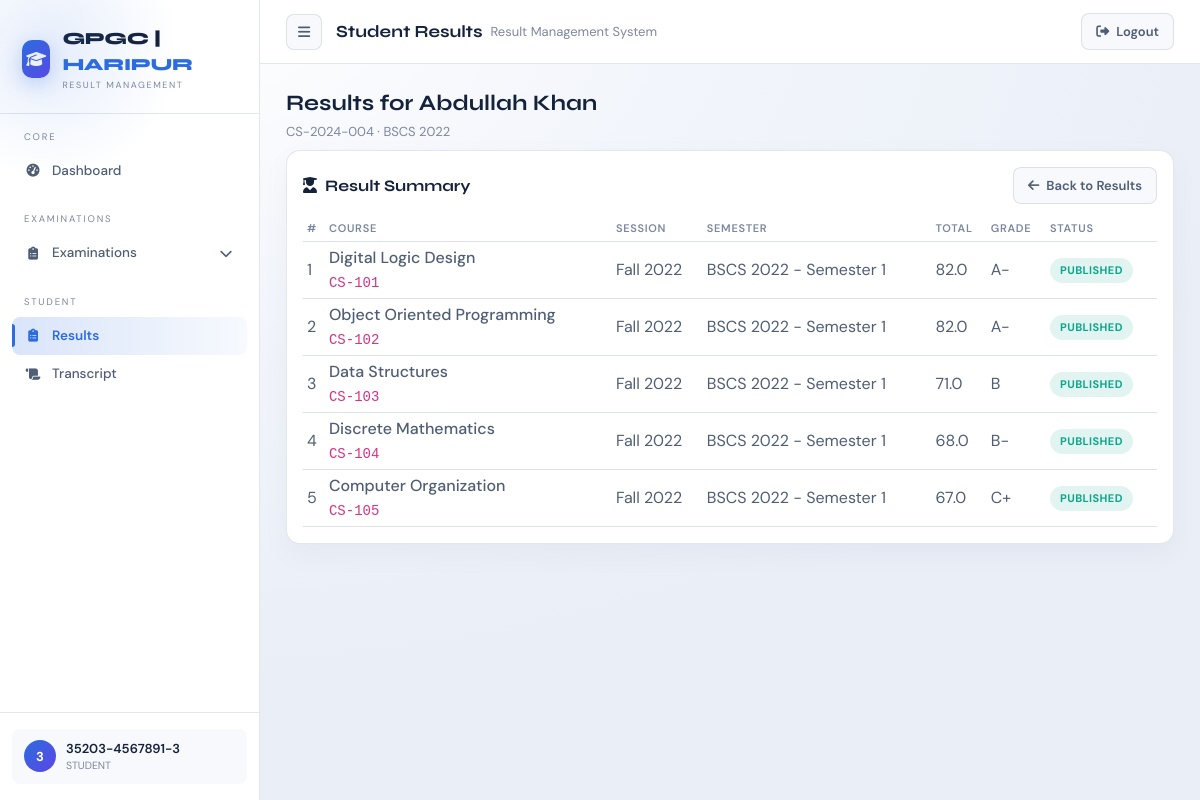
Screenshot of /results/my/ (signed in) with the database file from the repository.
### accounts/models.py (models this page shows, shortened)
class User(AbstractUser):
    department = models.ForeignKey(
        "academics.Department",
        on_delete=models.SET_NULL,
        null=True,
        blank=True,
        related_name="users"
    )
    is_locked = models.BooleanField(default=False)
    def in_group(self, name):
        return self.groups.filter(name=name).exists()
    def is_exam_officer(self):
        return self.in_group("EXAM_OFFICER")
    def is_student(self):
        return self.in_group("STUDENT")

### admission/models.py (models this page shows, shortened)
class Student(models.Model):
    user = models.OneToOneField(
        User,
        on_delete=models.CASCADE,
        related_name="student_profile"
    )
    full_name = models.CharField(max_length=255)
    father_name = models.CharField(max_length=255)
    date_of_birth = models.DateField()
    cnic = models.CharField(max_length=20, unique=True)
    roll_no = models.CharField(max_length=20, unique=True)
    registration_no = models.CharField(max_length=50)
    batch = models.ForeignKey(
        "academics.Batch",
        on_delete=models.CASCADE,
        related_name="students"
    )
    is_active = models.BooleanField(default=True)

### academics/models.py (models this page shows, shortened)
class Batch(models.Model):
    department = models.ForeignKey(
        Department,
        on_delete=models.CASCADE,
        related_name="batches"
    )
    title = models.CharField(max_length=100)  # e.g. "Batch 2024"
    name = models.CharField(max_length=100)  # e.g. "Computer Science Batch 2024"
    start_date = models.DateField()
    program = models.CharField(max_length=100)
    status = models.CharField(max_length=20, default="ACTIVE")
    def __str__(self):
        return f"{self.program} {self.start_date.year}"

class Session(models.Model):
    name = models.CharField(max_length=100)  # Fall 2024
    start_date = models.DateField()
    end_date = models.DateField()
    is_active = models.BooleanField(default=True)
    departments = models.ManyToManyField(
        Department,
        related_name="sessions",
        blank=True,
    )
    batches = models.ManyToManyField(
        Batch,
        related_name="sessions",
        blank=True,
    )

class Semester(models.Model):
    batch = models.ForeignKey(
        Batch,
        on_delete=models.CASCADE,
        related_name="semesters"
    )
    semester_number = models.IntegerField()
    semester_year = models.IntegerField() # as 1st year, 2nd year, etc.
    def __str__(self):
        return f"{self.batch} - Semester {self.semester_number}"

### enrollments/models.py (models this page shows, shortened)
class Enrollment(models.Model):
    class Meta:
        unique_together = ("student", "course_offering")
        indexes = [
            models.Index(fields=["student"]),
            models.Index(fields=["course_offering"]),
        ]
    student = models.ForeignKey(
        "admission.Student",
        on_delete=models.CASCADE,
        related_name="enrollments"
    )
    course_offering = models.ForeignKey(
        "courses.CourseOffering",
        on_delete=models.CASCADE,
        related_name="enrollments"
    )
    date_enrolled = models.DateField(auto_now_add=True)
    class Meta:
        unique_together = ("student", "course_offering")

### courses/models.py (models this page shows, shortened)
class CourseOffering(models.Model):
    class Meta:
        unique_together = ("course", "semester", "session")
        indexes = [
            models.Index(fields=["semester"]),
            models.Index(fields=["session"]),
        ]
    course = models.ForeignKey(
        Course,
        on_delete=models.CASCADE,
        related_name="offerings"
    )
    semester = models.ForeignKey(
        "academics.Semester",
        on_delete=models.CASCADE,
        related_name="course_offerings"
    )
    session = models.ForeignKey(
        "academics.Session",
        on_delete=models.CASCADE,
        related_name="course_offerings"
    )
    instructor_name = models.CharField(max_length=200)

class Course(models.Model):
    COURSE_TYPE_CHOICES = [
        ("Core", "Core"),
        ("Elective", "Elective"),
    ]
    STATUS_CHOICES = [
        ("ACTIVE", "Active"),
        ("INACTIVE", "Inactive"),
    ]
    department = models.ForeignKey(
        "academics.Department",
        on_delete=models.CASCADE,
        related_name="courses"
    )
    course_code = models.CharField(max_length=20)
    course_title = models.CharField(max_length=255)
    credit_hours = models.IntegerField()
    course_type = models.CharField(max_length=20, choices=COURSE_TYPE_CHOICES)  # Core, Elective, etc.
    status = models.CharField(max_length=20, choices=STATUS_CHOICES, default="ACTIVE")

### results/models.py (models this page shows, shortened)
class Result(models.Model):
    class Meta:
        indexes = [
            models.Index(fields=["enrollment"]),
        ]
    enrollment = models.OneToOneField(
        "enrollments.Enrollment",
        on_delete=models.CASCADE,
        related_name="result"
    )
    total_marks = models.FloatField()
    grade = models.CharField(max_length=5)
    grade_point = models.FloatField()
    result_published = models.BooleanField(default=False)
    calculated_at = models.DateTimeField(auto_now=True)

### results/views.py (the view)
# urls.py: path("my/", views.my_results_view, name="my_results"),
@login_required(login_url="accounts:login_page")
@never_cache
def my_results_view(request):
    deny = _require_results_read(request)
    if deny:
        return deny
    if not request.user.is_student():
        return redirect("results:results")
    try:
        student = request.user.student_profile
    except Student.DoesNotExist:
        return redirect("accounts:dashboard")
    return student_results_view(request, student.id)

### accounts/permissions.py (called while the page is built)
def perm_codename(module, action):
    mapping = MODULE_PERMS.get(module)
    if not mapping:
        return None
    app_label, model = mapping
    action_code = ACTION_TO_CODENAME.get(action)
    if not action_code:
        return None
    return app_label, f"{action_code}_{model}"

def can(user, module, action):
    code = perm_codename(module, action)
    if not code:
        return False
    app_label, codename = code
    return user.has_perm(f"{app_label}.{codename}")

### accounts/templatetags/permissions_tags.py (called while the page is built)
@register.simple_tag
def can(user, module, action):
    return can_check(user, module, action)

### results/views.py (called while the page is built)
def _require_results_read(request):
    if not can(request.user, "RESULTS", "read"):
        return redirect("accounts:dashboard")
    return None

### templates/results/student_results.html (shortened to what this page needs)
{% extends "dashboard/layout.html" %}
{% block topbar_display %}Student Results{% endblock %}
{% block dashboard_content %}
<div class="rms-page-head">
    <h2>Results for {{ student.full_name }}</h2>
    <p>{{ student.roll_no }} · {{ student.batch }}</p>
</div>
<div class="rms-card">
    <div class="section-head">
        <h3><i class="fas fa-user-graduate me-2"></i>Result Summary</h3>
        <a class="btn btn-ghost btn-sm" href="{% url 'results:results' %}">
            <i class="fas fa-arrow-left"></i> Back to Results
        </a>
    </div>
    <div class="rms-table-wrap">
        <table class="table table-sm align-middle rms-table mb-0">
            <thead>
                <tr>
                    <th>#</th>
                    <th>Course</th>
                    <th>Session</th>
                    <th>Semester</th>
                    <th>Total</th>
                    <th>Grade</th>
                    <th>Status</th>
                </tr>
            </thead>
            <tbody>
                {% for row in rows %}
                <tr>
                    <td>{{ forloop.counter }}</td>
                    <td>
                        <div class="fw-500">{{ row.enrollment.course_offering.course.course_title }}</div>
                        <div class="rms-muted"><code>{{ row.enrollment.course_offering.course.course_code }}</code></div>
                    </td>
                    <td>{{ row.enrollment.course_offering.session.name }}</td>
                    <td>{{ row.enrollment.course_offering.semester }}</td>
                    <td>{{ row.result.total_marks|default:"—" }}</td>
                    <td>{{ row.result.grade|default:"—" }}</td>
                    <td>
                        {% if row.result and row.result.result_published %}
                        <span class="chip green">Published</span>
                        {% else %}
                        <span class="chip red">Draft</span>
                        {% endif %}
                    </td>
                </tr>
                {% endfor %}
            </tbody>
        </table>
    </div>
</div>
{% endblock %}

### templates/dashboard/layout.html (shortened to what this page needs)
{% extends "base.html" %}
{% load permissions_tags %}
{% block content %}
{% with path=request.path %}
<div class="app-shell" id="appShell">
    <aside class="sidebar">
        <div class="logo-area">
            <div class="logo-icon"><i class="fas fa-graduation-cap"></i></div>
            <div>
                <div class="logo-text">GPGC | <span>HARIPUR</span></div>
                <div class="logo-sub">Result Management</div>
            </div>
        </div>
        <div class="sidebar-nav">
        <div class="nav-section">
            <div class="nav-label">Core</div>
            <a class="nav-item{% if '/accounts/dashboard/' in path %} active{% endif %}"
                href="{% url 'accounts:dashboard' %}">
                <i class="fas fa-gauge-high"></i> Dashboard
            </a>
        </div>
        {% can request.user "BATCHES" "read" as can_batches %}
        {% can request.user "SESSIONS" "read" as can_sessions %}
        {% can request.user "SEMESTERS" "read" as can_semesters %}
        {% can request.user "COURSES" "read" as can_courses %}
        {% can request.user "COURSE_OFFERINGS" "read" as can_offerings %}
        {% can request.user "ENROLLMENTS" "read" as can_enrollments %}
        {% can request.user "STUDENTS" "read" as can_students %}
        {% can request.user "EXAMS" "read" as can_exams %}
        {% can request.user "RESULTS" "read" as can_results %}
        {% if can_exams or can_results %}
        <div class="nav-section">
            <div class="nav-label">Examinations</div>
            <div class="nav-group">
                <div class="nav-item nav-toggle" data-toggle="exams-menu">
                    <span style="display:flex;align-items:center;gap:10px;">
                        <i class="fas fa-clipboard-list"></i> Examinations
                    </span>
                    <i class="fas fa-chevron-down nav-caret"></i>
                </div>
            </div>
        </div>
        {% endif %}
        {% if request.user.is_student %}
        <div class="nav-section">
            <div class="nav-label">Student</div>
            <a class="nav-item{% if '/results/' in path %} active{% endif %}"
                href="{% url 'results:my_results' %}">
                <i class="fas fa-clipboard-list"></i> Results
            </a>
            <a class="nav-item{% if '/transcripts/my/' in path %} active{% endif %}"
                href="{% url 'transcripts:my_transcript' %}">
                <i class="fas fa-scroll"></i> Transcript
            </a>
        </div>
        {% endif %}
        </div>
        <div class="sidebar-footer">
            <div class="user-card">
                <div class="user-avatar">{{ request.user.username|first|upper }}</div>
                <div style="flex:1;overflow:hidden;">
                    <div class="user-name">{{ request.user.username }}</div>
                    <div class="user-role">
                        {% for g in request.user.groups.all %}
                        {{ g.name }}{% if not forloop.last %}, {% endif %}
                        {% empty %}
                        —
                        {% endfor %}
                    </div>
                </div>
            </div>
        </div>
    </aside>
    <div class="main">
        <div class="topbar">
            <button class="top-btn" type="button" id="sidebarToggle" aria-label="Toggle sidebar">
                <i class="fas fa-bars"></i>
            </button>
            <div class="topbar-title">
                {% block topbar_display %}{% endblock %}
                <span>Result Management System</span>
            </div>
            <div class="topbar-actions">
                <a class="btn btn-ghost" href="{% url 'accounts:logout' %}">
                    <i class="fas fa-right-from-bracket"></i> Logout
                </a>
            </div>
        </div>
        <div class="content">
            {% block dashboard_content %}{% endblock %}
        </div>
    </div>
</div>
{% endwith %}
{% endblock %}

### rows the page displays
User: user.username|first "3", user.username "35203-4567891-3"
Student: full_name "Abdullah Khan", roll_no "CS-2024-004", batch "BSCS 2022"
Enrollment: enrollment.course_offering.course.course_title "Digital Logic Design", enrollment.course_offering.course.course_code "CS-101", enrollment.course_offering.session.name "Fall 2022", enrollment.course_offering.semester "BSCS 2022 - Semester 1", result.total_marks "82.0", result.grade "A-"
Enrollment: enrollment.course_offering.course.course_title "Object Oriented Programming", enrollment.course_offering.course.course_code "CS-102", enrollment.course_offering.session.name "Fall 2022", enrollment.course_offering.semester "BSCS 2022 - Semester 1", result.total_marks "82.0", result.grade "A-"
Enrollment: enrollment.course_offering.course.course_title "Data Structures", enrollment.course_offering.course.course_code "CS-103", enrollment.course_offering.session.name "Fall 2022", enrollment.course_offering.semester "BSCS 2022 - Semester 1", result.total_marks "71.0", result.grade "B"
Enrollment: enrollment.course_offering.course.course_title "Discrete Mathematics", enrollment.course_offering.course.course_code "CS-104", enrollment.course_offering.session.name "Fall 2022", enrollment.course_offering.semester "BSCS 2022 - Semester 1", result.total_marks "68.0", result.grade "B-"
Enrollment: enrollment.course_offering.course.course_title "Computer Organization", enrollment.course_offering.course.course_code "CS-105", enrollment.course_offering.session.name "Fall 2022", enrollment.course_offering.semester "BSCS 2022 - Semester 1", result.total_marks "67.0", result.grade "C+"

### other values shown
{{ g.name }} "STUDENT"
